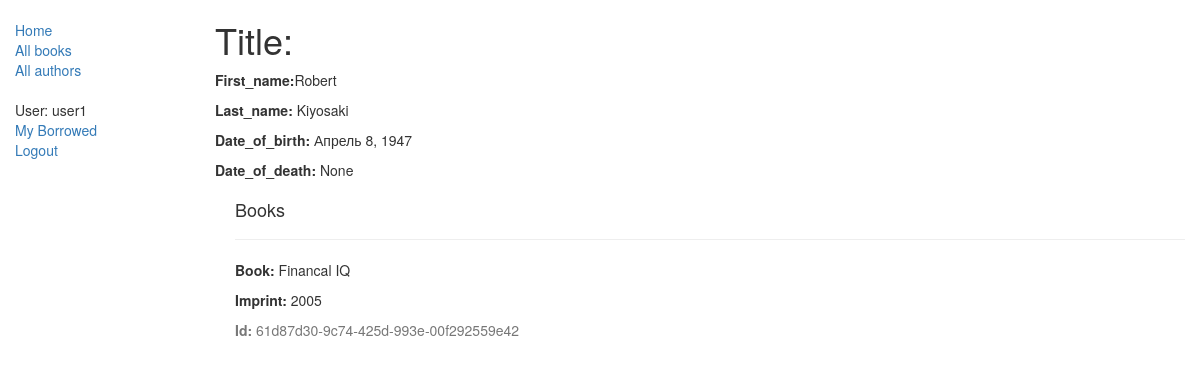
The app's page /catalog/author/1 (signed in) with its own data.
### catalog/models.py (models this page shows, shortened)
class Author(models.Model):
	first_name = models.CharField(max_length=100)
	last_name = models.CharField(max_length=100)
	date_of_birth = models.DateField(null=True, blank=True)
	date_of_death = models.DateField('died', null=True, blank=True)
	class Meta:
		ordering = ['last_name', 'first_name']

class AuthorInstance(models.Model):
	id = models.UUIDField(primary_key=True, default=uuid.uuid4, help_text="Unique ID for this particular book across whole library")
	author = models.ForeignKey('Author', on_delete=models.SET_NULL, null=True)
	book = models.ForeignKey('Book', on_delete=models.SET_NULL, null=True)
	imprint = models.CharField(max_length=200)

class Book(models.Model):
	title = models.CharField(max_length=200)
	author = models.ForeignKey('Author', on_delete=models.SET_NULL, null=True)
	summary = models.TextField(max_length=1000, help_text="Enter a brief description of the book")
	isbn = models.CharField('ISBN',max_length=13, help_text='13 Character <a href="https://www.isbn-international.org/content/what-isbn">ISBN number</a>')
	genre = models.ManyToManyField(Genre, help_text="Select a genre for this book")
	language = models.ForeignKey('Language', on_delete=models.SET_NULL, null=True)
	def __str__(self):
		return self.title
	def display_genre(self):
		"""
		Creates a string for the Genre. This is required to display genre in Admin.
		"""
		return ', '.join([ genre.name for genre in self.genre.all()[:3] ])
	display_genre.short_description = 'Genre'

### catalog/views.py (the view, shortened to what this page needs)
# urls.py: url(r'^author/(?P<pk>\d+)$', views.AuthorDetailView.as_view(), name='author-detail'),
class AuthorDetailView(LoginRequiredMixin, generic.DetailView):
    model = Author

### catalog/templates/catalog/author_detail.html
{% extends "base_generic.html" %}
{% block content %}
  <h1>Title: {{ author.title }}</h1>
  <p><strong>First_name:</strong>{{ author.first_name }}</p>
  <p><strong>Last_name:</strong> {{ author.last_name }}</p>
  <p><strong>Date_of_birth:</strong> {{ author.date_of_birth }}</p>
  <p><strong>Date_of_death:</strong> {{ author.date_of_death }}</p>
  <div style="margin-left:20px;margin-top:20px">
    <h4>Books</h4>
    {% for copy in author.authorinstance_set.all %}
    <hr>
    <p><strong>Book:</strong> {{copy.book}}</p>
    <p><strong>Imprint:</strong> {{copy.imprint}}</p>
    <p class="text-muted"><strong>Id:</strong> {{copy.id}}</p>
    {% endfor %}
  </div>
{% endblock %}

### catalog/templates/base_generic.html (shortened to what this page needs)
<!DOCTYPE html>
<html lang="en">
<head>
	<link rel="stylesheet" href="https://maxcdn.bootstrapcdn.com/bootstrap/3.3.7/css/bootstrap.min.css">
	{% load static %}
	<link rel="stylesheet" href="{% static 'static/css/styles.css' %}">
</head>
<body>
	<div class="container-fluid">
	  <div class="row">
		<div class="col-sm-2">
		{% block sidebar %}
		  <ul class="sidebar-nav">
			<li><a href="{% url 'index' %}">Home</a></li>
			<li><a href="{% url 'books' %}">All books</a></li>
			<li><a href="{% url 'authors' %}">All authors</a></li>
		 </ul>
		 <ul class="sidebar-nav">
			{% if user.is_authenticated %}
			   <li>User: {{ user.get_username }}</li>
			   <li><a href="{% url 'my-borrowed' %}">My Borrowed</a></li>
			   <li><a href="{% url 'logout'%}?next={{request.path}}">Logout</a></li>
			{% else %}
			   <li><a href="{% url 'login'%}?next={{request.path}}">Login</a></li>
			{% endif %}
		 </ul>
		{% endblock %}
		  </div>
	      <div class="col-sm-10 ">
	      {% block content %}{% endblock %}
	  	  </div>
		</div>
	</div>
</body>
</html>

### catalog/static/css/styles.css (style rules this page uses)
.sidebar-nav { margin-top: 20px; padding: 0; list-style: none; }

### records on screen
Author: first_name "Robert", last_name "Kiyosaki", date_of_birth "Апрель 8, 1947", date_of_death "None"
AuthorInstance: book "Financal IQ", imprint "2005", id "61d87d30-9c74-425d-993e-00f292559e42"

### other values on screen
{{ user.get_username }} "user1"
